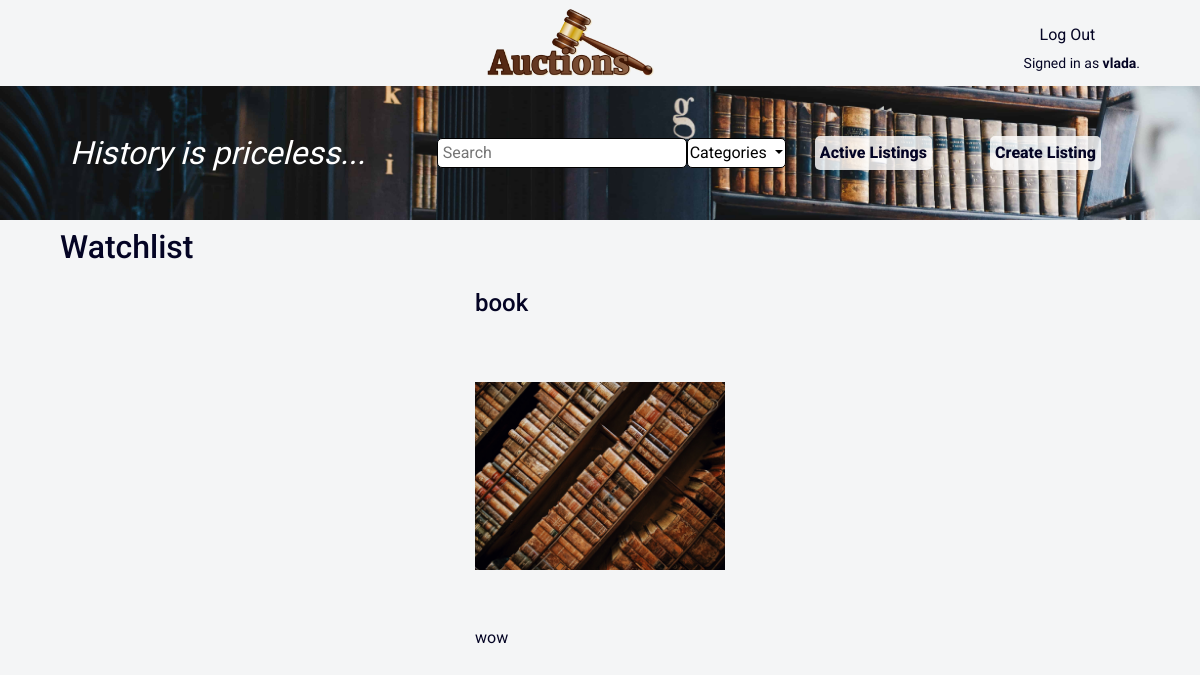
Screenshot of /watchlist (signed in) with the database file from the repository.
### auctions/models.py (models this page shows, shortened)
class User(AbstractUser):
    pass

class Listing(models.Model):
    title = models.CharField(max_length=64)
    description = models.TextField(max_length=500)
    image = models.ImageField(default='default.png')
    start_bid = models.DecimalField(max_digits=12, decimal_places=2)
    date_created = models.DateTimeField(default=timezone.now)
    category = models.ForeignKey(Category, default=None, on_delete=models.CASCADE)
    user = models.ForeignKey(User, on_delete=models.CASCADE)
    comment = models.ManyToManyField(Comment, default=None)
    bid = models.ManyToManyField(Bid, default=None)
    status = models.BooleanField(default=False)

### auctions/views.py (the view)
# urls.py: path("watchlist", views.watchlist, name="watchlist"),
@login_required(login_url='/login')
def watchlist(request):
    if not Watchlist.objects.filter(user=request.user).exists():
        watchlist = Watchlist.objects.create(user=request.user)
    watchlist = Watchlist.objects.get(user=request.user)
    return render(request, "auctions/watchlist.html", {
        "watchlist": watchlist,
        "categories": Category.objects.all()
        })

### auctions/models.py (called while the page is built)
    def __str__(self):
        return self.category

### auctions/templates/auctions/watchlist.html (shortened to what this page needs)
{% extends "auctions/layout.html" %}
{% block body %}
<div class="background">
    <div class="margin flex">
        <div class="flex1">
            <div class="history">History is priceless...</div>
        </div>
        <div class="flex flex2">
            <form action="{% url 'search' %}">
                <input class="search" type="text" name="q" placeholder="Search">
            </form>
            <div class="dropdown">
                <button class="categories dropdown-toggle" type="button" id="dropdownMenuButton" data-toggle="dropdown" aria-haspopup="true" aria-expanded="false">
                    Categories
                </button>
            </div>
            <a class="flex-item" href="{% url 'index' %}">Active Listings</a>
            <a class="flex-item" href="{% url 'create' %}">Create Listing</a>
        </div>
    </div>
</div>
<h2 class="margin ">Watchlist</h2>
<div class="margin flex">
    {% for listing in watchlist.listing.all %}
    <a class="flex-item listing" href="{% url 'item' listing.title %}">
        <h4>{{ listing.title }}</h4>
        <img src="{{ listing.image.url }}" alt="image" style="width: 250px; height: 300px;">
        <p>{{ listing.description }}</p>
        {% empty %}
        <h5>Nothing in a watchlist</h5>
        {% endfor %}
    </a>
</div>
{% endblock %}

### auctions/templates/auctions/layout.html (shortened to what this page needs)
{% load static %}
<!DOCTYPE html>
<html lang="en">
    <head>
        <link rel="stylesheet" href="https://stackpath.bootstrapcdn.com/bootstrap/4.4.1/css/bootstrap.min.css">
        <link href="{% static 'auctions/styles.css' %}" rel="stylesheet">
    </head>
    <body>
    <div class="margin flex">
        <a href="{% url 'index' %}"><img class="logo" src="{% static 'auctions/images/AuctionsLogo.png' %}" alt="logo"></a>
        <div>
            <ul class="nav">
                {% if user.is_authenticated %}
                <li class="nav-item">
                    <a class="nav-link" href="{% url 'logout' %}">Log Out</a>
                </li>
                {% endif %}
            </ul>
            {% if user.is_authenticated %}
            <h6>Signed in as <strong>{{ user.username }}</strong>.</h6>
            {% else %}
            <h6>Not signed in.</h6>
            {% endif %}
        </div>
    </div>
        {% block body %}
        {% endblock %}
    </body>
</html>

### auctions/static/auctions/styles.css (style rules this page uses)
body { background-color: #2533440c; font-family: Roboto; color: rgb(4, 4, 36) }
a { color: rgb(4, 4, 36) }
.logo { height: 70px; }
h6 { font-family: Arapey; font-size: 14px; margin: 0; }
.history { font-family: Arapey; font-style: italic; font-size: 2rem; color: white; }
.background .flex-item { font-size: 1rem; font-weight: 800; background-color: rgba(255, 255, 255, 0.815); padding: 5px; border-radius: 5px; }
.flex { display: flex; justify-content: space-between; align-items: center; flex-wrap: wrap; }
.margin { margin: 1vh 5vw; }
.flex1 { margin-top: 5vh 0; flex: 1; padding: 10px; }
.flex2 { margin: 5vh 0; flex: 2; padding: 10px; }
.background { background-image: url('images/books.jpg'); background-repeat: no-repeat; background-size: 100%; }
.flex-item { margin: auto; padding: 15px; }
.search { width: 250px; padding: 2px 5px; outline: none; border: 0.5px solid black; border-radius: 5px; }
.categories { padding: 2px; border: 0.5px solid black; background-color: white; border-radius: 5px; }
img { object-fit: contain; }

### rows the page displays
User: username "vlada"
Listing: title "book", image (picture), description "wow"
